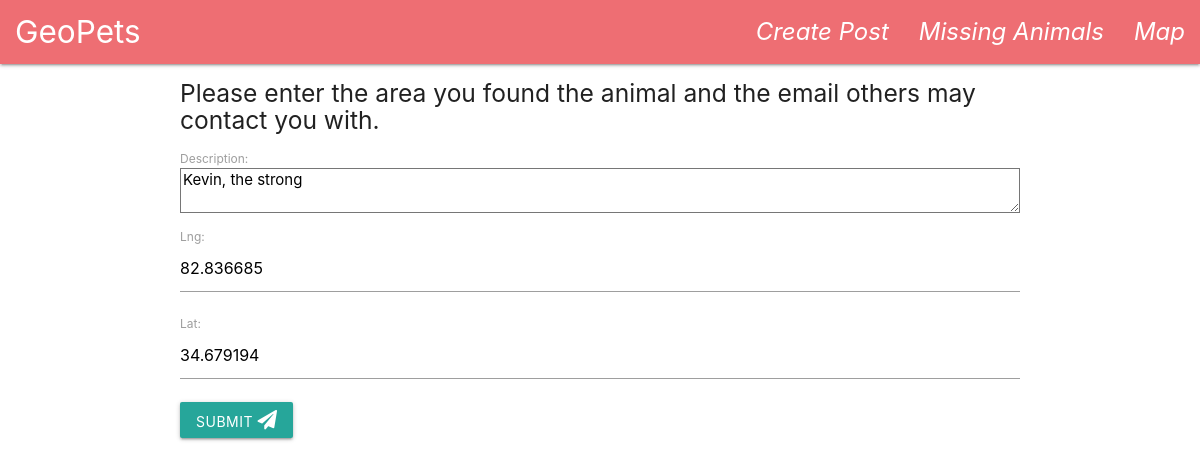
Screenshot of /geopet/update/12 with the database file from the repository.
### findpet/models.py (models this page shows, shortened)
class pet(models.Model):
    description = models.TextField()
    lng = models.DecimalField(max_digits = 9, decimal_places = 6)
    lat = models.DecimalField(max_digits = 9, decimal_places = 6)
    date_published = models.DateTimeField(auto_now_add = True)
    image = models.ImageField(upload_to = 'pet_pics/', default = 'pet_pics/None/no-img.jpg')

### findpet/views.py (the view)
# urls.py: path('geopet/update/<int:pk>', views.descriptionUpdateView.as_view(), name = 'update'),
class descriptionUpdateView(UpdateView):
    model = pet
    fields = ['description', 'lng', 'lat']

### findpet/templates/findpet/pet_form.html (shortened to what this page needs)
{% extends 'container.html' %}
{% block content %}
<form method = "post" enctype = "multipart/form-data">
    <h5>
        Please enter the area you found the animal and the email others may contact you with.
    </h5>
    {{ form.as_p }}
    <button class="btn waves-effect waves-light" type="submit" name="action">Submit
            <i class="fas fa-paper-plane"></i>
          </button>
</form>
{% endblock %}

### rows the page displays
pet: description "Kevin, the strong", lng "82.836685", lat "34.679194"
